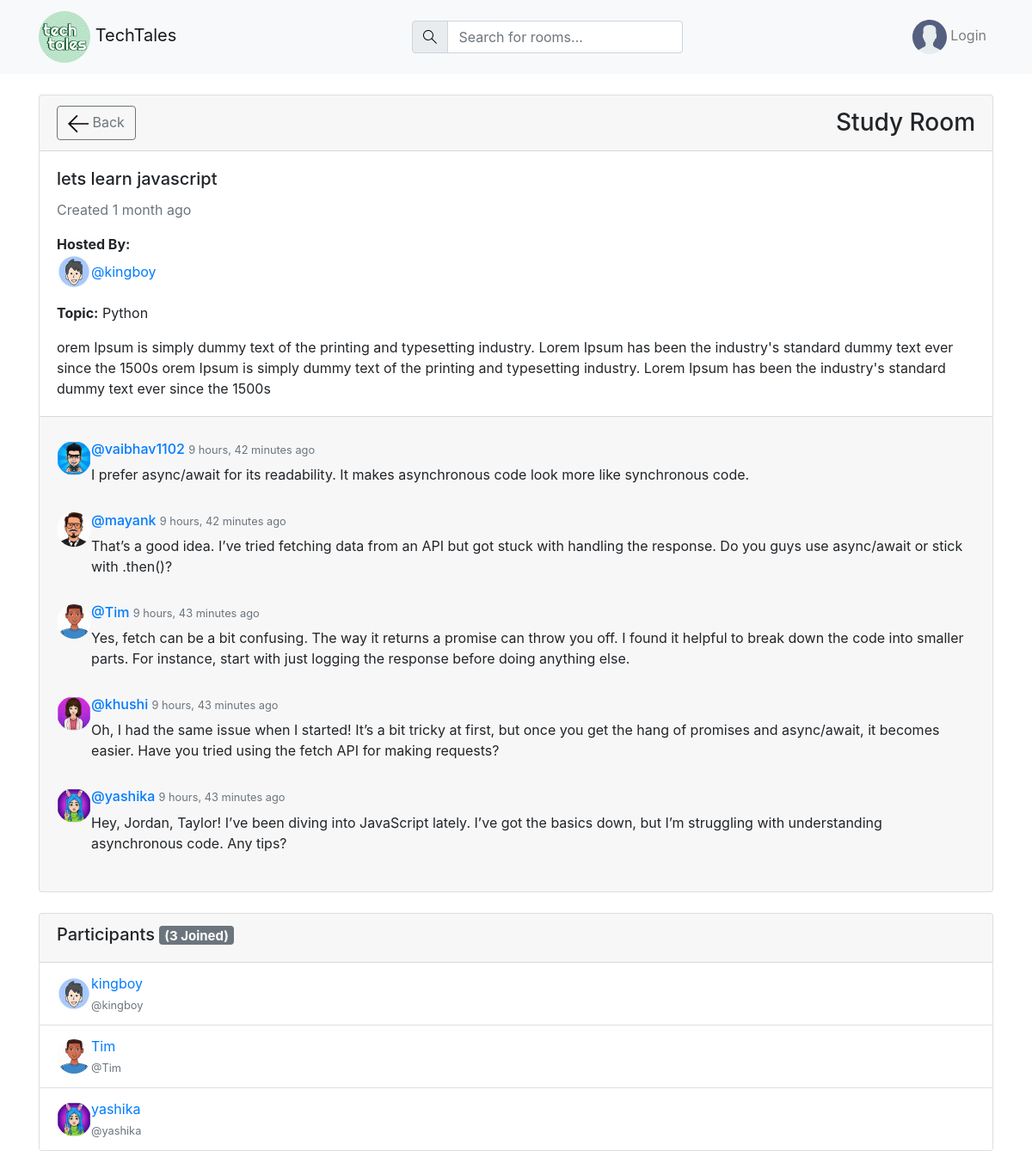
The page /room/1/ on the database its author committed.
### base/models.py (models this page shows, shortened)
class Room(models.Model):
    host=models.ForeignKey(User,on_delete=models.SET_NULL,null=True)
    topic=models.ForeignKey(Topic,on_delete=models.SET_NULL,null=True)
    name=models.CharField(max_length=200)
    desc=models.TextField(null=True,blank=True)
    participants=models.ManyToManyField(User,related_name='participants',blank=True)
    modified=models.DateTimeField(auto_now=True)
    created=models.DateTimeField(auto_now_add=True)
    class Meta:
        ordering=['-modified','-created']

class Bio(models.Model):
    user=models.OneToOneField(User,on_delete=models.CASCADE,null=True)
    avatar=models.ImageField(null=True,default='avatar.svg',blank=True)
    bio=models.TextField(null=True,blank=True)

class Topic(models.Model):
    name=models.CharField(max_length=200)

class Message(models.Model):
    user=models.ForeignKey(User,on_delete=models.CASCADE)
    room=models.ForeignKey(Room,on_delete=models.CASCADE)
    body=models.TextField()
    modified=models.DateTimeField(auto_now=True)
    created=models.DateTimeField(auto_now_add=True)
    class Meta:
        ordering=['-modified','-created']

### base/views.py (the view, shortened to what this page needs)
# urls.py: path('room/<str:pk>/',views.room,name='room'),
def room(request,pk):
    reqroom=None
    reqroom=Room.objects.get(id=int(pk))
    room_messages=reqroom.message_set.all()
    participants=reqroom.participants.all()
    context={
        'room':reqroom,
        'room_messages':room_messages,
        'participants':participants,
    }
    return render(request,'base/room.html',context)

### base/templates/base/room.html (shortened to what this page needs)
{% extends 'main.html' %}
{% block content %}
<main class="profile-page layout layout--2">
    <div class="container mt-4">
        <div class="card mb-4">
            <div class="card-header d-flex justify-content-between align-items-center">
                <a href="{% url 'home' %}" class="btn btn-outline-secondary">
                    <svg
                        version="1.1"
                        xmlns="http://www.w3.org/2000/svg"
                        width="24"
                        height="24"
                        viewBox="0 0 32 32"
                    >
                        <title>arrow-left</title>
                        <path
                            d="M13.723 2.286l-13.723 13.714 13.719 13.714 1.616-1.611-10.96-10.96h27.625v-2.286h-27.625l10.965-10.965-1.616-1.607z"
                        ></path>
                    </svg>
                    Back
                </a>
                <h3 class="mb-0">Study Room</h3>
            </div>
            <div class="card-body">
                <h5 class="card-title">{{room.name}}</h5>
                <p class="card-text text-muted">Created {{room.created|timesince}} ago</p>
                <p class="card-text">
                    <strong>Hosted By:</strong>
                    <a href="{% url 'profile' room.host.id %}" class="d-flex align-items-center">
                        <img src="{{ room.host.bio.avatar.url }}" alt="" class="img-fluid rounded-circle" style="width: 40px; height: 40px; object-fit: cover;">
                        <span>@{{room.host.username}}</span>
                    </a>
                </p>
                <p class="card-text">
                    <strong>Topic:</strong> {{room.topic.name}}
                </p>
                <p class="card-text">{{room.desc}}</p>
            </div>
            <div class="card-footer">
                <div class="scroll">
                    {% for message in room_messages %}
                    <div class="media mb-3">
                        <img src="{{ message.user.bio.avatar.url }}" alt="" class="img-fluid rounded-circle" style="width: 40px; height: 40px; object-fit: cover;">
                        <div class="media-body">
                            <h6 class="mt-0">
                                <a href="{% url 'profile' message.user.id %}">@{{message.user.username}}</a>
                                <small class="text-muted">{{message.created|timesince}} ago</small>
                            </h6>
                            <p>{{message.body}}</p>
                        </div>
                    </div>
                    {% endfor %}
                </div>
            </div>
        </div>
        <div class="card">
            <div class="card-header">
                <h5>Participants <span class="badge badge-secondary">({{participants.count}} Joined)</span></h5>
            </div>
            <ul class="list-group list-group-flush">
                {% for user in participants %}
                <li class="list-group-item d-flex align-items-center">
                    <img src="{{ user.bio.avatar.url }}" alt="" class="img-fluid rounded-circle" style="width: 40px; height: 40px; object-fit: cover;">
                    <a href="{% url 'profile' user.id %}" class="flex-grow-1">
                        <p class="mb-0">{{user.username}}</p>
                        <small class="text-muted">@{{user.username}}</small>
                    </a>
                </li>
                {% endfor %}
            </ul>
        </div>
    </div>
</main>
{% endblock %}

### rows shown on the page
Room: name "lets learn javascript", created "1 month", host.bio.avatar (picture), host.username "kingboy", topic.name "Python", desc "orem Ipsum is simply dummy text of the printing and typesetting industry. Lorem Ipsum has been the industry's standard dummy text ever since the 1500s orem Ipsum is simply dummy text of the printing and typesetting industry. Lorem Ipsum has been the industry's standard dummy text ever since the 1500s"
Message: user.bio.avatar (picture), user.username "vaibhav1102", created "9 hours, 42 minutes", body "I prefer async/await for its readability. It makes asynchronous code look more like synchronous code."
Message: user.bio.avatar (picture), user.username "mayank", created "9 hours, 42 minutes", body "That’s a good idea. I’ve tried fetching data from an API but got stuck with handling the response. Do you guys use async/await or stick with .then()?"
Message: user.bio.avatar (picture), user.username "Tim", created "9 hours, 43 minutes", body "Yes, fetch can be a bit confusing. The way it returns a promise can throw you off. I found it helpful to break down the code into smaller parts. For instance, start with just logging the response before doing anything else."
Message: user.bio.avatar (picture), user.username "khushi", created "9 hours, 43 minutes", body "Oh, I had the same issue when I started! It’s a bit tricky at first, but once you get the hang of promises and async/await, it becomes easier. Have you tried using the fetch API for making requests?"
Message: user.bio.avatar (picture), user.username "yashika", created "9 hours, 43 minutes", body "Hey, Jordan, Taylor! I’ve been diving into JavaScript lately. I’ve got the basics down, but I’m struggling with understanding asynchronous code. Any tips?"

### other values the page prints
{{ participants.count }} "3"
{{ user.username }} "kingboy"
{{ user.username }} "Tim"
{{ user.username }} "yashika"
